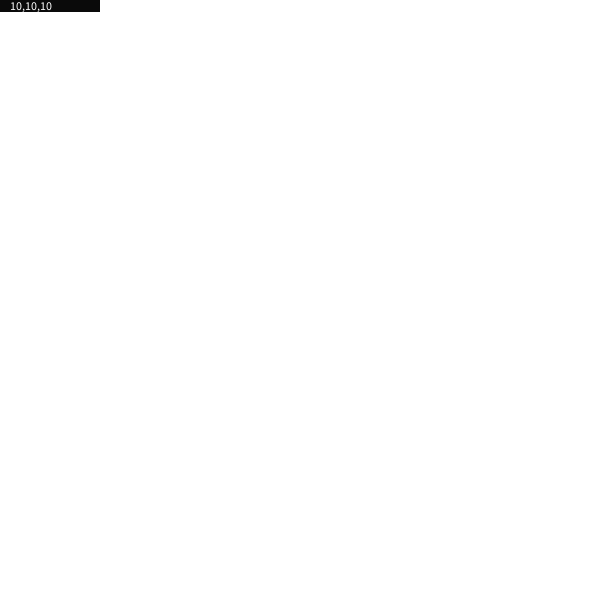
Frame 1 (no input)
Frame 60 (the mouse pressed at the canvas centre just before this capture): identical to frame 1, image omitted
Frame 120 (the mouse held since frame 60 and released just before this capture): identical to frame 1, image omitted

The Processing sketch that drew this single still picture (run headless with seeded random() and noise(); from frame 60 on, the mouse is pressed at the canvas centre):

// Processing sketch: fig_8_3_2
// ── fig_8_3_2.pde
int r = 10;
int g = 10;
int b = 10;

void setup()
{
  size(600,600);
  background(255);
}

void draw()
{
 fill(r,g,b);
  noStroke();
  rect(0,0,100,12);
  fill(255);
  text((r + "," + g + "," + b),10,10);
  if(key == 'r')
  {
    r++;
    key = ' ';
    if(r > 255)
    {
     r = 0; 
    }
  }
  
  else if(key == 'g')
  {
   g++; 
   key = ' ';
   if(g > 255)
   {
    g = 0; 
   }
  }
  
  else if(key == 'b')
  {
    b++;
    key = ' ';
    if(b > 255)
    {
     b = 0; 
    }
  }


}

void mouseDragged()
{
if(mouseButton == LEFT)
  {
  strokeWeight(3);
  stroke(r,g,b);
  line(pmouseX, pmouseY, mouseX, mouseY);
}
}
void mousePressed()
{
  if(mouseButton == RIGHT)
  {
    background(255);
  }
}
